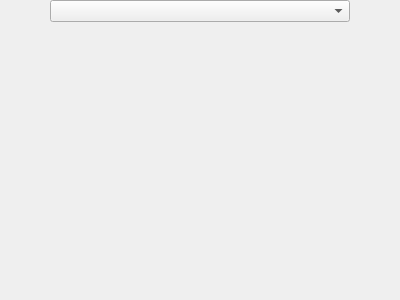
<?xml version="1.0" encoding="UTF-8"?>
<ui version="4.0">
 <class>NgpFlashmastaCartridgeWidget</class>
 <widget class="QWidget" name="NgpFlashmastaCartridgeWidget">
  <property name="geometry">
   <rect>
    <x>0</x>
    <y>0</y>
    <width>400</width>
    <height>300</height>
   </rect>
  </property>
  <property name="windowTitle">
   <string>Form</string>
  </property>
  <layout class="QVBoxLayout" name="verticalLayout" stretch="0,1">
   <property name="leftMargin">
    <number>0</number>
   </property>
   <property name="topMargin">
    <number>0</number>
   </property>
   <property name="rightMargin">
    <number>0</number>
   </property>
   <property name="bottomMargin">
    <number>0</number>
   </property>
   <item>
    <layout class="QHBoxLayout" name="horizontalLayout" stretch="0,1,0">
     <property name="spacing">
      <number>0</number>
     </property>
     <property name="leftMargin">
      <number>0</number>
     </property>
     <property name="topMargin">
      <number>0</number>
     </property>
     <property name="rightMargin">
      <number>0</number>
     </property>
     <property name="bottomMargin">
      <number>0</number>
     </property>
     <item>
      <spacer name="horizontalSpacer">
       <property name="orientation">
        <enum>Qt::Horizontal</enum>
       </property>
       <property name="sizeHint" stdset="0">
        <size>
         <width>0</width>
         <height>20</height>
        </size>
       </property>
      </spacer>
     </item>
     <item>
      <widget class="QComboBox" name="slotsComboBox">
       <property name="maximumSize">
        <size>
         <width>300</width>
         <height>16777215</height>
        </size>
       </property>
      </widget>
     </item>
     <item>
      <spacer name="horizontalSpacer_2">
       <property name="orientation">
        <enum>Qt::Horizontal</enum>
       </property>
       <property name="sizeHint" stdset="0">
        <size>
         <width>0</width>
         <height>20</height>
        </size>
       </property>
      </spacer>
     </item>
    </layout>
   </item>
   <item>
    <widget class="QWidget" name="defaultWidget" native="true"/>
   </item>
  </layout>
 </widget>
 <resources/>
 <connections/>
</ui>
